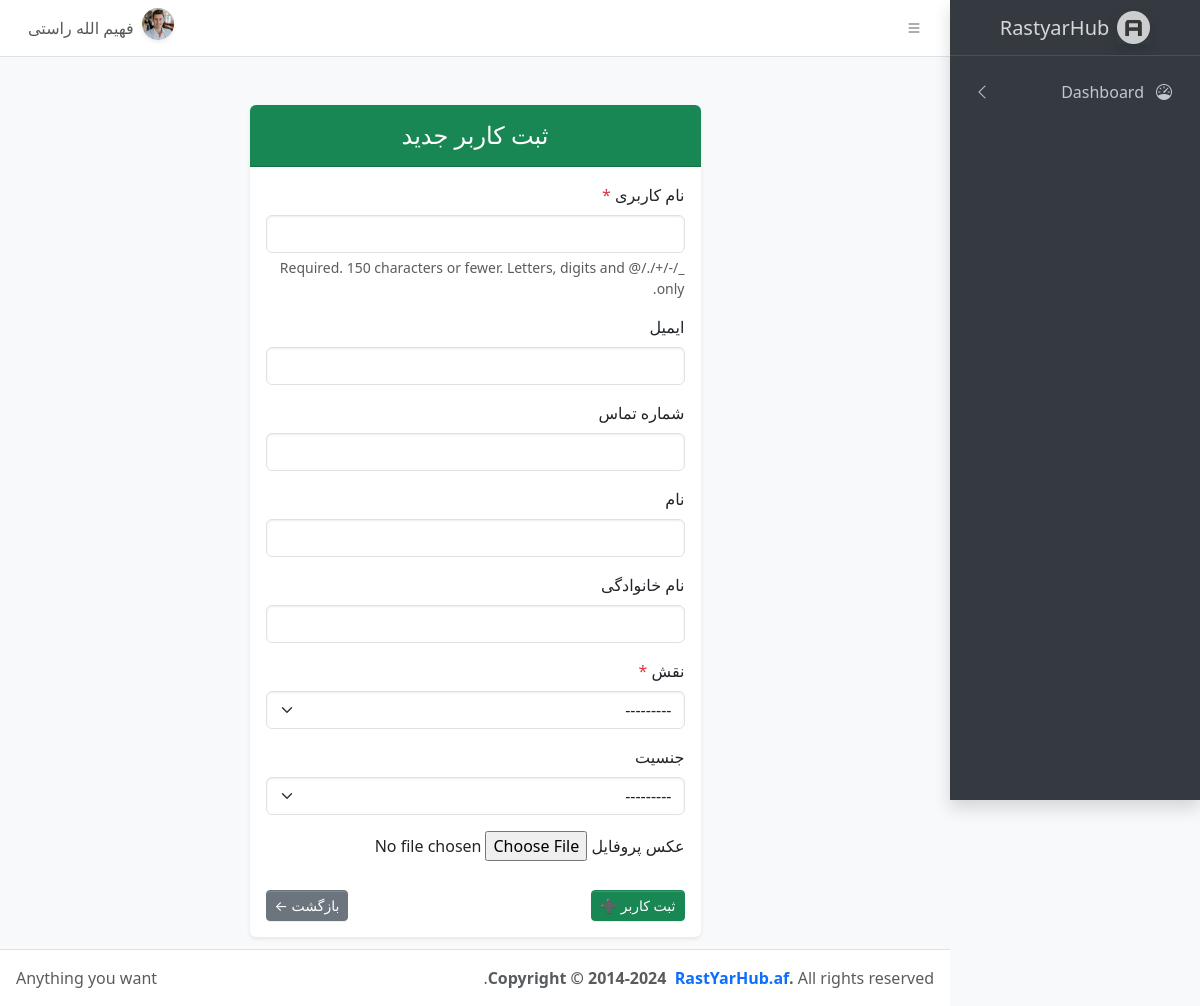
/accounts/users/create/ (signed in), run on the app's committed database.
### accounts/models.py (models this page shows, shortened)
class CustomUser(AbstractUser):
    ROLE_CHOICES = (
        ('manager', 'Manager'),
        ('teacher', 'Teacher'),
        ('student', 'Student'),
        ('parent', 'Parent'),
    )
    GENDER_CHOICES = (
        ('male', 'Male'),
        ('female', 'Female'),
        ('other', 'Other'),
    )
    role = models.CharField(max_length=20, choices=ROLE_CHOICES)
    gender = models.CharField(max_length=10, choices=GENDER_CHOICES, null=True, blank=True)
    phone_number = models.CharField(max_length=15, unique=True, null=True, blank=True)
    profile_picture = models.ImageField(
        _('تصویر پروفایل'),
        upload_to=profile_image_upload_path,
        blank=True,
        null=True
    )
    created_by = models.ForeignKey(
        settings.AUTH_USER_MODEL,
        null=True,
        blank=True,
        on_delete=models.SET_NULL,
        related_name='created_users'
    )
    created_at = models.DateTimeField(auto_now_add=True)
    updated_at = models.DateTimeField(auto_now=True)

### accounts/views.py (the view, shortened to what this page needs)
# urls.py: path('users/create/', UserCreateView.as_view(), name='user_create'),
class UserCreateView(LoginRequiredMixin, CreateView):
    model = CustomUser
    form_class = CustomUserCreateForm
    template_name = 'accounts/user_create.html'
    success_url = reverse_lazy('user_list')

### accounts/forms.py
class CustomUserCreateForm(forms.ModelForm):
    class Meta:
        model = CustomUser
        fields = [
            'username', 'email', 'phone_number',
            'first_name', 'last_name', 'role', 'gender', 'profile_picture'
        ]
        labels = {
            'username': 'نام کاربری',
            'email': 'ایمیل',
            'phone_number': 'شماره تماس',
            'first_name': 'نام',
            'last_name': 'نام خانوادگی',
            'role': 'نقش',
            'gender': 'جنسیت',
            'profile_picture': 'عکس پروفایل',
        }
    def __init__(self, *args, **kwargs):
        super().__init__(*args, **kwargs)
        for field_name, field in self.fields.items():
            if isinstance(field.widget, forms.FileInput):
                field.widget.attrs['class'] = 'form-control-file'
            elif isinstance(field.widget, (forms.Select, forms.SelectMultiple)):
                field.widget.attrs['class'] = 'form-select'
            else:
                field.widget.attrs['class'] = 'form-control'

### accounts/templates/accounts/user_create.html (shortened to what this page needs)
{% extends 'base.html' %}
{% load static %}
{% block content %}
<div class="container mt-5">
  <div class="row justify-content-center">
    <div class="col-md-8 col-lg-6">
      <div class="card shadow-sm border-0">
        <div class="card-header bg-success text-white text-center rounded-top">
          <h4 class="mb-0">ثبت کاربر جدید</h4>
        </div>
        <div class="card-body">
          <form method="post" enctype="multipart/form-data" novalidate>
            {% for field in form %}
              <div class="mb-3">
                <label for="{{ field.id_for_label }}" class="form-label">
                  {{ field.label }}
                  {% if field.field.required %}<span class="text-danger">*</span>{% endif %}
                </label>
                {{ field }}
                {% if field.help_text %}
                  <div class="form-text text-muted">{{ field.help_text }}</div>
                {% endif %}
              </div>
            {% endfor %}
            <div class="d-flex justify-content-between mt-4">
                <button type="submit" class="btn btn-success btn-sm">ثبت کاربر ➕</button>
              <a href="{% url 'user_list' %}" class="btn btn-secondary btn-sm">بازگشت ←</a>
            </div>
          </form>
        </div>
      </div>
    </div>
  </div>
</div>
{% endblock %}

### templates/partials/navbar.html (shortened to what this page needs)
{% load static %}
<nav class="app-header navbar navbar-expand bg-body">
    <div class="container-fluid">
        <ul class="navbar-nav">
            <li class="nav-item">
                <a class="nav-link" data-lte-toggle="sidebar" href="#" role="button">
                    <i class="bi bi-list"></i>
                </a>
            </li>
        </ul>
        <ul class="navbar-nav ms-auto">
            <li class="nav-item dropdown user-menu">
                {% if request.user.is_authenticated %}
                <a href="#" class="nav-link dropdown-toggle d-flex align-items-center" data-bs-toggle="dropdown">
                    <img src="{% if request.user.profile_picture %}{{ request.user.profile_picture.url }}{% else %}{% static 'dist/assets/img/avatar5.png' %}{% endif %}"
                        class="user-image rounded-circle shadow-sm me-2" alt="User Image" width="32" height="32" />
                    <span class="d-none d-md-inline text-capitalize">
                        {% if request.user.get_full_name %}
                        {{ request.user.get_full_name }}
                        {% elif request.user.username %}
                        {{ request.user.username }}
                        {% else %}
                        کاربر
                        {% endif %}
                    </span>
                </a>
                {% else %}
                <div class="d-flex gap-2">
                    <a href="{% url 'login' %}" class="text-success" style="text-decoration: none;">ورود</a>
                    <a href="{% url 'signup' %}" class="text-primary" style="text-decoration: none;">ثبت‌نام</a>
                </div>
                {% endif %}
            </li>
        </ul>
    </div>
</nav>

### data on the page
CustomUser: profile_picture (picture), user.get_full_name "فهیم الله راستی"

### other printed values
{{ field.label }} "نام کاربری" "ایمیل" "شماره تماس" "نام" "نام خانوادگی" "نقش" "جنسیت" "عکس پروفایل"
{{ field.help_text }} "Required. 150 characters or fewer. Letters, digits and @/./+/-/_ only."
